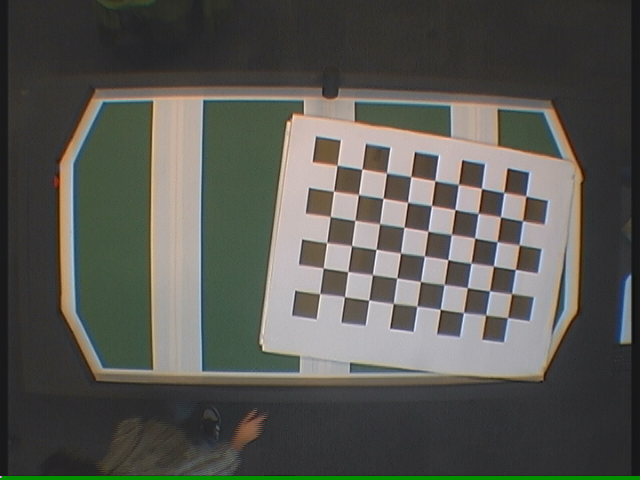
#> input picture preprocessing/distortion/samples/pitch1/10_9x6.png, 640 x 480 px
$ python -i preprocessing.py   (imports and definitions only)
#> lines starting #> are read from the running program, lines starting #| are printed output that depends on the picture
#> further down, picture is the input picture: shape (480, 640, 3); mean B, G, R 82.1, 87.8, 87.9
import cv2


class Preprocessing(object):

    def __init__(self, options=None):
        if not options:
            # Which methods to run
            self.options = {
                'normalize': False,
                'background_sub': False
            }

        # Default setting for background subtractor
        self.background_sub = None

    def get_options(self):
        return self.options;

    def run(self, frame, options):

        self.options = options

        results = {
            'frame': frame
        }

        # Apply normalization
        if self.options['normalize']:
            # Normalize only the saturation channel
            results['frame'] = self.normalize(frame)
            # print 'Normalizing frame'

        # Apply background subtraction
        if self.options['background_sub']:
            frame = cv2.blur(frame, (2,2))
            # print 'running sub'
            if self.background_sub is not None:
                bg_mask = self.background_sub.apply(frame)
            else:
                self.background_sub = cv2.BackgroundSubtractorMOG2(0, 30, False)
                bg_mask = self.background_sub.apply(frame)
            results['background_sub'] = bg_mask

        return results

    def normalize(self, frame):
        """
        Normalize an image based on its Saturation channel. Returns BGR version
        of the image.
        """
        #frame = cv2.cvtColor(frame, cv2.COLOR_BGR2HSV)
        frame = cv2.cvtColor(frame, cv2.COLOR_BGR2HSV)
#> frame: shape (480, 640, 3); mean H, S, V 53.4, 33.7, 93.1
        frame[:, :, 1] = cv2.equalizeHist(frame[:, :, 1])
#> frame: shape (480, 640, 3); mean H, S, V 53.4, 121, 93.1
        return cv2.cvtColor(frame, cv2.COLOR_HSV2BGR)
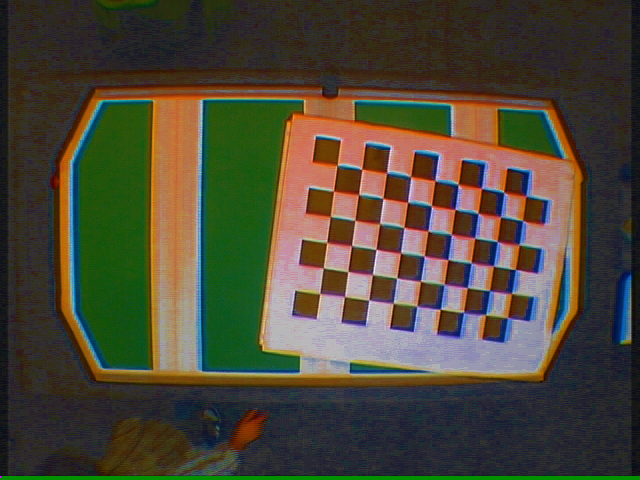
#> returned value: shape (480, 640, 3); mean B, G, R 55.5, 71.8, 76.6

>>> import cv2
>>> picture = cv2.imread('distortion/samples/pitch1/10_9x6.png')
>>> result = Preprocessing().normalize(picture)

$ run again, on preprocessing/distortion/samples/pitch1/11_9x6.png
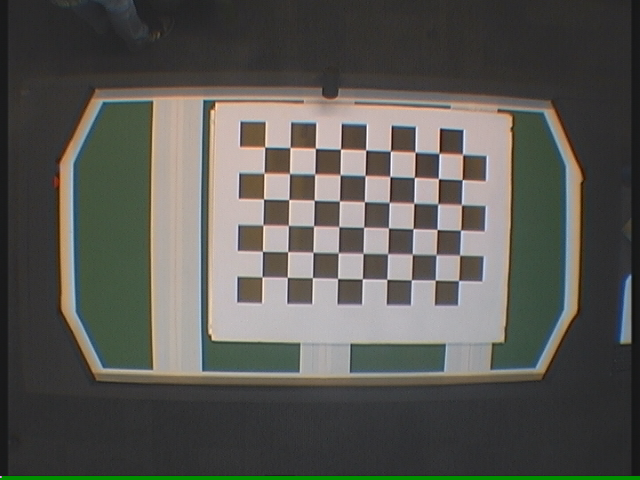
#> input picture preprocessing/distortion/samples/pitch1/11_9x6.png, 640 x 480 px
#> picture is the input picture: shape (480, 640, 3); mean B, G, R 83.1, 88.1, 88.9
#> in normalize, `return cv2.cvtColor(frame, cv2.COLOR_HSV2BGR)`:
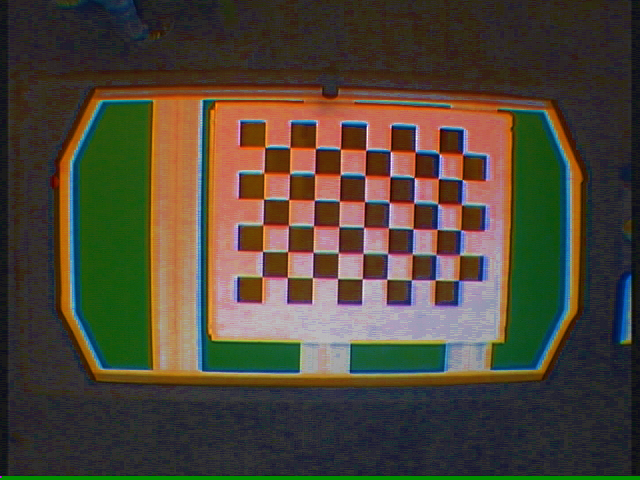
#> returned value: shape (480, 640, 3); mean B, G, R 56.2, 69.9, 78.3

$ run again, on preprocessing/distortion/samples/pitch1/12_9x6.png
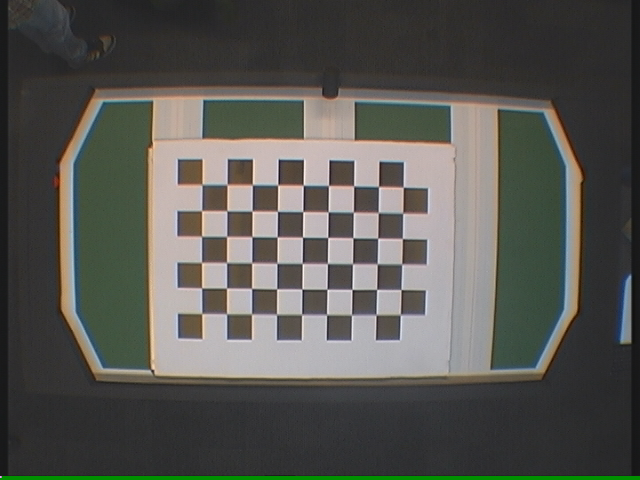
#> input picture preprocessing/distortion/samples/pitch1/12_9x6.png, 640 x 480 px
#> picture is the input picture: shape (480, 640, 3); mean B, G, R 82, 86.8, 87.1
#> in normalize, `return cv2.cvtColor(frame, cv2.COLOR_HSV2BGR)`:
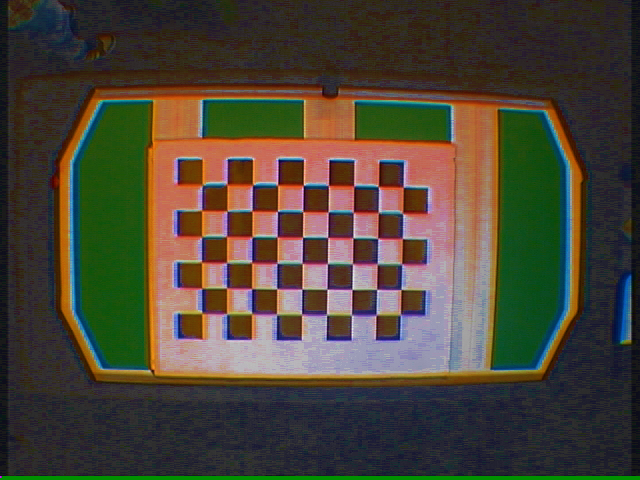
#> returned value: shape (480, 640, 3); mean B, G, R 56.2, 69, 76

$ run again, on preprocessing/distortion/samples/pitch1/13_9x6.png
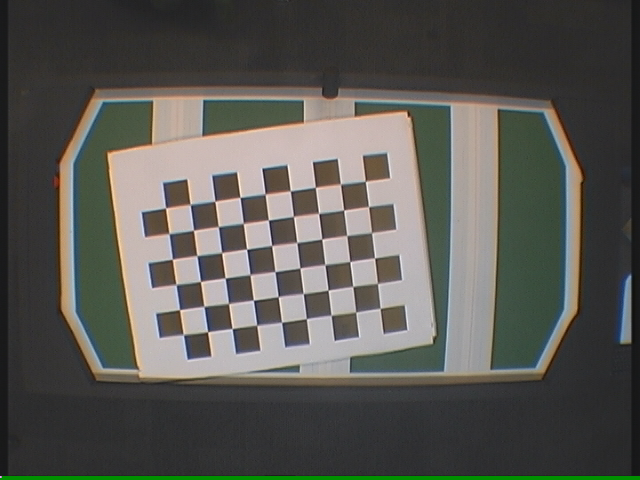
#> input picture preprocessing/distortion/samples/pitch1/13_9x6.png, 640 x 480 px
#> picture is the input picture: shape (480, 640, 3); mean B, G, R 83.2, 88.3, 89.1
#> in normalize, `return cv2.cvtColor(frame, cv2.COLOR_HSV2BGR)`:
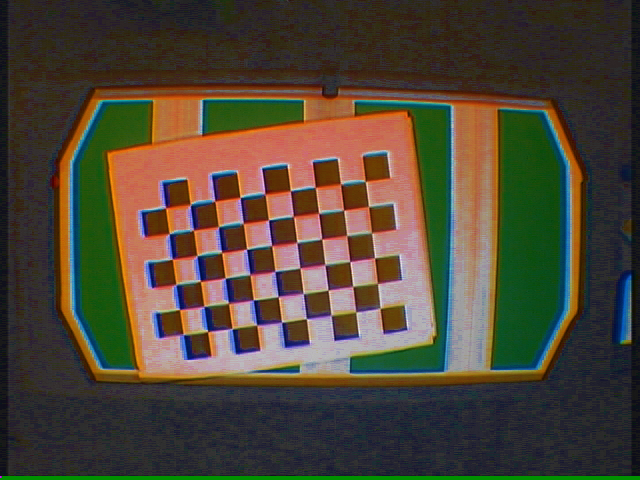
#> returned value: shape (480, 640, 3); mean B, G, R 55.6, 70, 78.8
